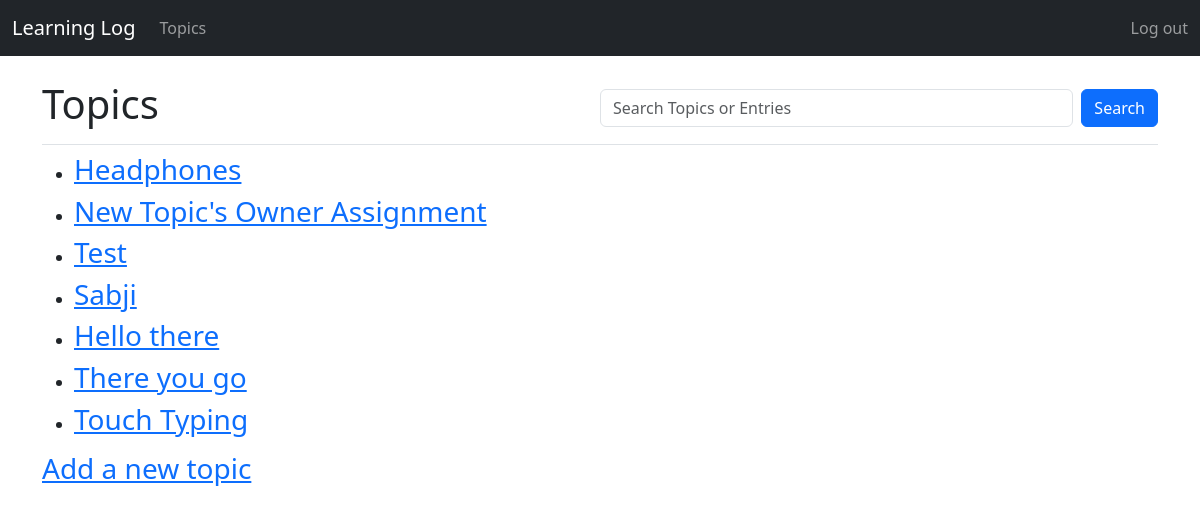
The page /topics/ (signed in) on the database its author committed.
### learning_logs/models.py (models this page shows)
class Topic(models.Model):
    text = models.CharField(max_length=200)
    date_added = models.DateTimeField(auto_now_add=True)
    owner = models.ForeignKey(User, on_delete=models.CASCADE) # 2. Add the owner field
    def __str__(self):
        return self.text

### learning_logs/views.py (the view)
# urls.py: path('topics/', views.topics, name='topics'),
@login_required
def topics(request):
    topics = Topic.objects.filter(owner=request.user).order_by('date_added')
    context = {'topics': topics}
    return render(request, 'learning_logs/topics.html', context)

### learning_logs/templates/learning_logs/topics.html
{% extends "learning_logs/base.html" %}
{% block page_header %}
  <div class="d-flex justify-content-between align-items-center">
    <h1>Topics</h1>
    <form class="d-flex w-50" action="{% url 'learning_logs:search_results' %}" method="get">
      <input class="form-control me-2" type="search" name="q" placeholder="Search Topics or Entries" aria-label="Search">
      <button class="btn btn-primary" type="submit">Search</button>
    </form>
  </div>
{% endblock page_header %}
{% block content %}
  <ul>
    {% for topic in topics %}
      <li>
        <h3>
          <a href="{% url 'learning_logs:topic' topic.id %}">{{ topic }}</a>
        </h3>
      </li>
    {% empty %}
      <li><h3>No topics have been added yet.</h3></li>
    {% endfor %}
  </ul>
  <h3>
    <a href="{% url 'learning_logs:new_topic' %}">Add a new topic</a>
  </h3>
{% endblock content %}

### rows shown on the page
Topic: text "Headphones"
Topic: text "New Topic's Owner Assignment"
Topic: text "Test"
Topic: text "Sabji"
Topic: text "Hello there"
Topic: text "There you go"
Topic: text "Touch Typing"
